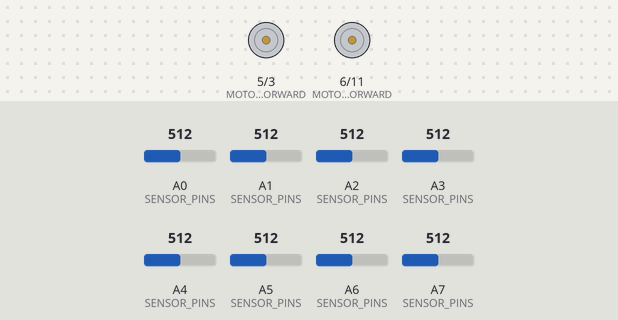
Simulated run of this sketch. Board: Arduino Nano, built with avr-gcc and run on an emulated ATmega328P. On the bench: motor-driver pin pairs drawn as motors (green arrow = first pin HIGH = forward, orange = second pin HIGH = backward, longer = more drive). Inputs (shaded band) come from the test bench; at power-on: A0 (SENSOR_PINS) = 512, A4 (SENSOR_PINS) = 512, A3 (SENSOR_PINS) = 512, A2 (SENSOR_PINS) = 512, A1 (SENSOR_PINS) = 512, A5 (SENSOR_PINS) = 512, A6 (SENSOR_PINS) = 512, A7 (SENSOR_PINS) = 512.

Above: at 1.2 s.
1.3 s: A0 (SENSOR_PINS) set to 791
2.8 s: A0 (SENSOR_PINS) set to 810
At 4.0 s:
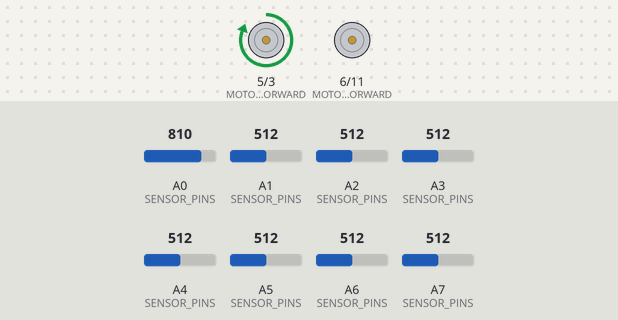
4.3 s: A4 (SENSOR_PINS) set to 810
At 5.3 s:
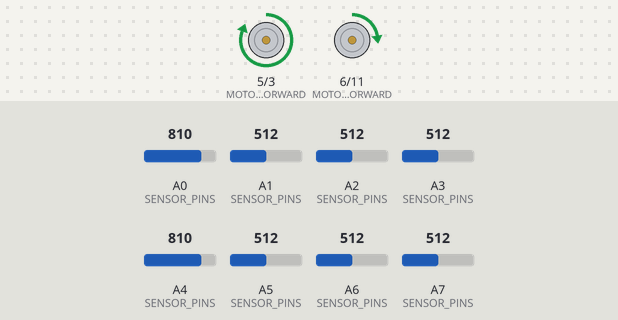
5.8 s: A3 (SENSOR_PINS) set to 790
7.3 s: A3 (SENSOR_PINS) set to 816
At 7.6 s:
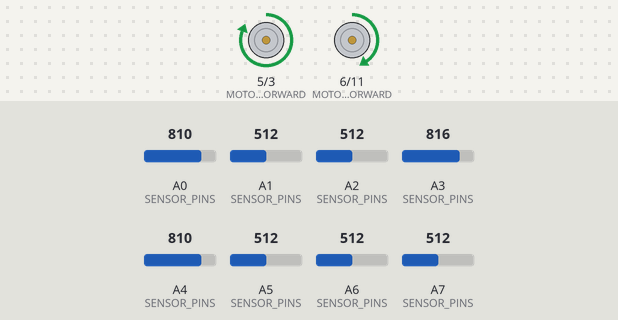
8.8 s: A2 (SENSOR_PINS) set to 790
10.3 s: A2 (SENSOR_PINS) set to 810
At 11.1 s:
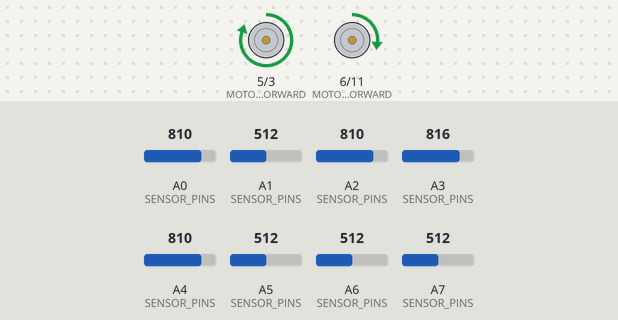
Timing chart, 0 to 12.8 s (numbered marks = the images above; inputs shaded):
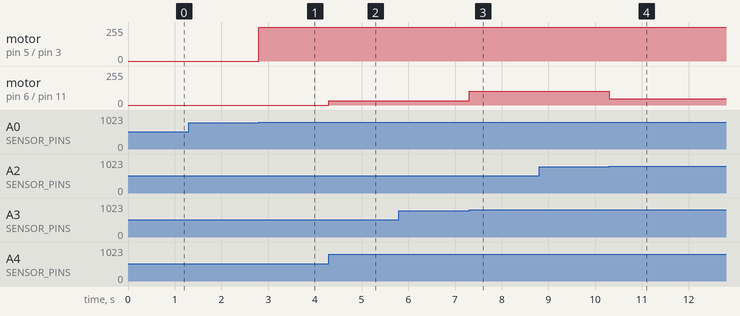

The sketch:

Week3_StayOnTrack.ino
```cpp
// Battlebot BB008
// Team IT-1D
// Michael O. Boeteng Student ID.5598168
// Jenjira Huaisai Student ID.5681502
// ======================================
// Assignment Week 3 Stay on track (arrays)
// ======================================
// Follow the black line on the track
// ======================================

// SENSOR PINS
#define SENSOR_0 A0
#define SENSOR_1 A1
#define SENSOR_2 A2
#define SENSOR_3 A3
#define SENSOR_4 A4
#define SENSOR_5 A5
#define SENSOR_6 A6
#define SENSOR_7 A7

const int SENSOR_PINS[8] =
{
    SENSOR_0, SENSOR_1, SENSOR_2, SENSOR_3,
    SENSOR_4, SENSOR_5, SENSOR_6, SENSOR_7
};

int sensorValues[8];

int weights[8] =
{
    -3500, -2500, -1500, -500,
     500,  1500,  2500,  3500
};

// MOTOR CONTROL
#define MOTOR_LEFT_FORWARD  5
#define MOTOR_LEFT_BACK     3
#define MOTOR_RIGHT_BACK    11
#define MOTOR_RIGHT_FORWARD 6

// THRESHOLD
#define BLACK_THRESHOLD 800

// SETUP
void setup()
{
    Serial.begin(9600);

    pinMode(MOTOR_LEFT_FORWARD, OUTPUT);
    pinMode(MOTOR_LEFT_BACK, OUTPUT);
    pinMode(MOTOR_RIGHT_FORWARD, OUTPUT);
    pinMode(MOTOR_RIGHT_BACK, OUTPUT);
}

// LOOP
void loop()
{
    long position = 0;
    int total = 0;

    for (int i = 0; i < 8; i++)
    {
        sensorValues[i] = analogRead(SENSOR_PINS[i]);

        if (sensorValues[i] > BLACK_THRESHOLD)
        {
            position += weights[i];
            total++;
        }
    }

    if (total == 0)
    {
        stopMotors();
        return;
    }

    int error = position / total;

    int baseSpeed;

    if (abs(error) < 400)
    {
        baseSpeed = 255;
    }
    else if (abs(error) < 1200)
    {
        baseSpeed = 200;
    }
    else
    {
        baseSpeed = 150;
    }

    int correction = error / 16;

    // CURVE ANTICIPATION
    if (sensorValues[0] > BLACK_THRESHOLD || sensorValues[1] > BLACK_THRESHOLD)
    {
        correction -= 25;
    }

    if (sensorValues[6] > BLACK_THRESHOLD || sensorValues[7] > BLACK_THRESHOLD)
    {
        correction += 25;
    }

    int leftSpeed = baseSpeed - correction;
    int rightSpeed = baseSpeed + correction;

    leftSpeed = constrain(leftSpeed, 0, 255);
    rightSpeed = constrain(rightSpeed, 0, 255);

    analogWrite(MOTOR_LEFT_FORWARD, leftSpeed);
    analogWrite(MOTOR_LEFT_BACK, 0);

    analogWrite(MOTOR_RIGHT_FORWARD, rightSpeed);
    analogWrite(MOTOR_RIGHT_BACK, 0);
}

// FUNCTIONS
void stopMotors()
{
    analogWrite(MOTOR_LEFT_FORWARD, 0);
    analogWrite(MOTOR_LEFT_BACK, 0);
    analogWrite(MOTOR_RIGHT_FORWARD, 0);
    analogWrite(MOTOR_RIGHT_BACK, 0);
}
```

Measured:
- the behaviour switches between 800 and 801 on A0 (SENSOR_PINS) (found by bisection; images 0 and 1)
- the behaviour switches between 800 and 801 on A3 (SENSOR_PINS) (found by bisection; images 2 and 3)
- the behaviour switches between 800 and 801 on A2 (SENSOR_PINS) (found by bisection; images 3 and 4)
- after the input at 1.3 s, every drawn part: stays the same
- after the input at 2.8 s, motor on pin 5 (MOTOR_LEFT_FORWARD) / pin 3 (MOTOR_LEFT_BACK): stopped → forward 255/255 at once
- after the input at 4.3 s, motor on pin 6 (MOTOR_RIGHT_FORWARD) / pin 11 (MOTOR_RIGHT_BACK): stopped → forward 32/255 at once
- after the input at 5.8 s, every drawn part: stays the same
- after the input at 7.3 s, motor on pin 6 (MOTOR_RIGHT_FORWARD) / pin 11 (MOTOR_RIGHT_BACK): forward 32/255 → forward 103/255 at once
- after the input at 8.8 s, every drawn part: stays the same
- after the input at 10.3 s, motor on pin 5 (MOTOR_LEFT_FORWARD) / pin 3 (MOTOR_LEFT_BACK): forward 255/255 → forward 253/255 at once; motor on pin 6 (MOTOR_RIGHT_FORWARD) / pin 11 (MOTOR_RIGHT_BACK): forward 103/255 → forward 47/255 at once
